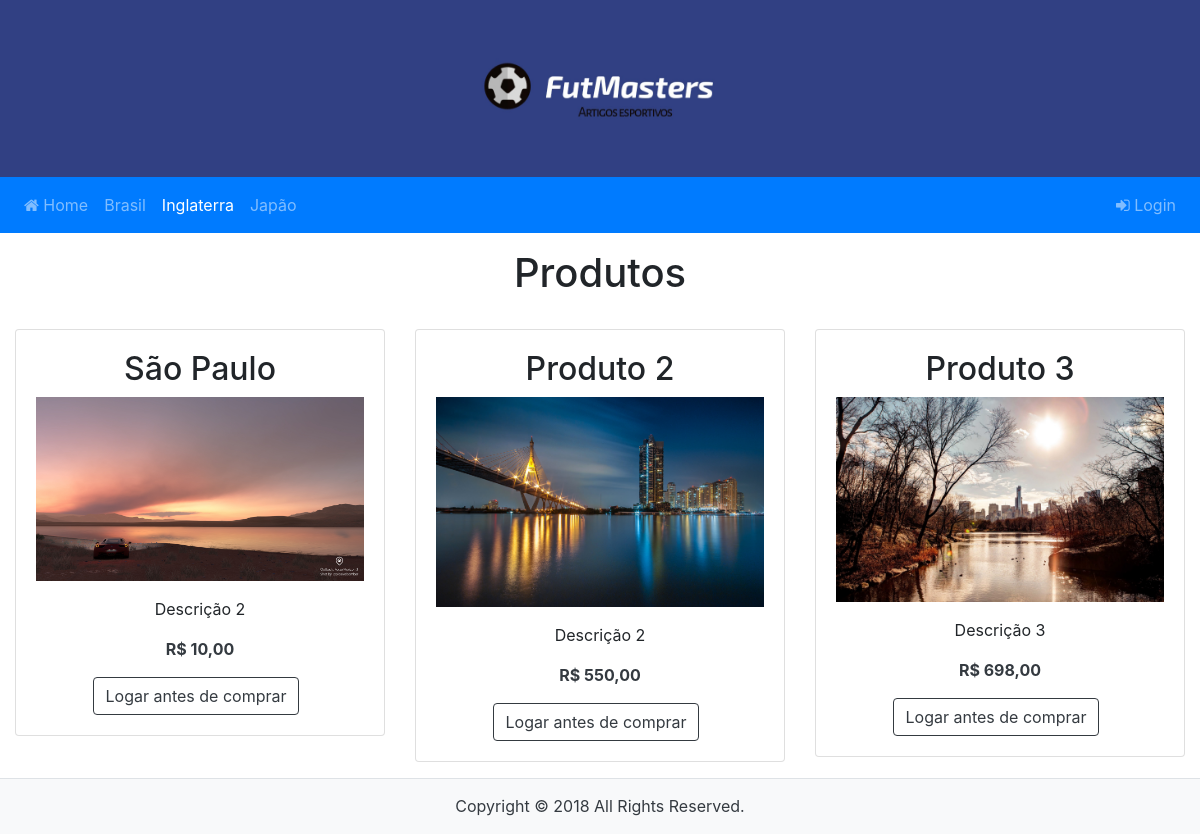
Page /Paginas/categorias_detalhes.php?id=2 on the committed database.
### tables this page shows
CREATE TABLE `categorias` (
  `id` int(11) NOT NULL AUTO_INCREMENT,
  `nome` varchar(255) DEFAULT NULL,
  `status` int(11) DEFAULT NULL,
  PRIMARY KEY (`id`)
);

CREATE TABLE `produtos` (
  `id` int(11) NOT NULL AUTO_INCREMENT,
  `sub_categoria_id` int(11) DEFAULT NULL,
  `nome` varchar(255) DEFAULT NULL,
  `descricao` varchar(255) DEFAULT NULL,
  `preco` float DEFAULT NULL,
  `quantidade` int(11) DEFAULT NULL,
  `foto` varchar(255) DEFAULT NULL,
  `status` int(11) DEFAULT NULL,
  `oferta` int(1) DEFAULT '0',
  PRIMARY KEY (`id`),
  KEY `fk_produto_sub_categoria` (`sub_categoria_id`),
  CONSTRAINT `fk_produto_sub_categoria` FOREIGN KEY (`sub_categoria_id`) REFERENCES `sub_categorias` (`id`)
);

### DAO/Banco.php (called while the page is built, shortened)
<?php
class Banco
{
    private $conn;
    function __construct($host = "localhost", $user = "root", $senha = "q1w2e3r4", $banco = "lojauninove")
    {
        $this->host = $host;
        $this->user = $user;
        $this->senha = $senha;
        $this->banco = $banco;
        $this->conn = new mysqli($this->host, $this->user, $this->senha, $this->banco);
    }
    public function getConn()
    {
        return $this->conn;
    }
}

### Controller/PageController.php (called while the page is built, shortened)
<?php
class PageController
{
    private $dao;
    function __construct()
    {
        $this->dao = new CategoriaDAO();
        $this->pro_dao = new ProdutoDAO();
    }
    public function index(){
        return [
            "categorias" => $this->dao->getCategorias()
        ];
    }
    public function categorias_detalhes($sub_categoria_id){
        return $this->pro_dao->getProdutosByCategoria($sub_categoria_id);
    }
}

### DAO/CategoriaDAO.php (called while the page is built, shortened)
<?php
class CategoriaDAO extends Banco
{
    public function getCategoria($id){
        $query = "SELECT id, nome, status FROM categorias WHERE id = ".$id;
        $stmt = $this->getConn()->prepare($query);
        $stmt->execute();
        $stmt->bind_result($id, $nome, $status);
        while($stmt->fetch()){
            $categoria = new Categoria();
            $categoria->setId($id);
            $categoria->setNome($nome);
            $categoria->setStatus($status);
        }
        return $categoria;
    }
    public function getCategorias(){
        $query = "SELECT id, nome, status FROM categorias";
        $stmt = $this->getConn()->prepare($query);
        $stmt->execute();
        $stmt->bind_result($id, $nome, $status);
        $categorias = [];
        while($stmt->fetch()){
            $categoria = new Categoria();
            $categoria->setId($id);
            $categoria->setNome($nome);
            $categoria->setStatus($status);
            $categorias[] = $categoria;
        }
        return $categorias;
    }
}

### Model/Categoria.php (called while the page is built, shortened)
<?php
class Categoria
{
    private $id;
    private $nome;
    public function getId()
    {
        return $this->id;
    }
    public function setId($id)
    {
        $this->id = $id;
    }
    public function getNome()
    {
        return $this->nome;
    }
    public function setNome($nome)
    {
        $this->nome = $nome;
    }
}

### DAO/ProdutoDAO.php (called while the page is built, shortened)
<?php
class ProdutoDAO extends Banco{
    public function getProdutosByCategoria($categoria_id){
        $query = "SELECT * FROM produtos WHERE sub_categoria_id = ".$categoria_id;
        $stmt = $this->getConn()->prepare($query);
        $stmt->execute();
        $stmt->bind_result($id, $sub_categoria_id, $nome, $descricao, $preco, $quantidade, $foto, $status, $oferta);
        $produtos = [];
        $sub_dao = new SubCategoriaDAO();
        while($stmt->fetch()){
            $produto = new Produto();
            $produto->setId($id);
            $produto->setSubCategoria($sub_dao->getSubCategoria($sub_categoria_id));
            $produto->setNome($nome);
            $produto->setDescricao($descricao);
            $produto->setPreco($preco);
            $produto->setQuantidade($quantidade);
            $produto->setFoto($foto);
            $produto->setStatus($status);
            $produto->setOferta($oferta);
            $produtos[] = $produto;
        }
        return $produtos;
    }
}

### DAO/SubCategoriaDAO.php (called while the page is built, shortened)
<?php
class SubCategoriaDAO extends Banco
{
    public function getSubCategoria($id){
        $cat_dao = new CategoriaDAO();
        $query = "SELECT id, nome, status, categoria_id FROM sub_categorias WHERE id = ".$id;
        $stmt = $this->getConn()->prepare($query);
        $stmt->execute();
        $stmt->bind_result($id, $nome, $status, $categoria_id);
        while($stmt->fetch()){
            $sub_categoria = new SubCategoria();
            $sub_categoria->setId($id);
            $sub_categoria->setNome($nome);
            $sub_categoria->setStatus($status);
            $sub_categoria->setCategoria($cat_dao->getCategoria($categoria_id));
        }
        return $sub_categoria;
    }
}

### Model/Produto.php (called while the page is built, shortened)
<?php
class Produto
{
    private $nome;
    private $descricao;
    private $preco;
    private $foto;
    public function getNome()
    {
        return $this->nome;
    }
    public function setNome($nome)
    {
        $this->nome = $nome;
    }
    public function getDescricao()
    {
        return $this->descricao;
    }
    public function setDescricao($descricao)
    {
        $this->descricao = $descricao;
    }
    public function getPreco($format=null)
    {
        if(empty($format))
            return $this->preco;
        else
            return "R$&nbsp;".number_format($this->preco, 2, ",", ".");
    }
    public function setPreco($preco)
    {
        $this->preco = $preco;
    }
    public function getFoto()
    {
        return $this->foto;
    }
    public function setFoto($foto)
    {
        $this->foto = $foto;
    }
}

### Paginas/categorias_detalhes.php (the view)
<?php
include '../Templates/header.php';
$produtos = $controller->categorias_detalhes($_GET['id']);
?>
<div class="container-fluid">
    <h1 class="text-center my-3">Produtos</h1>
    <div class="row">
        <?php foreach ($produtos as $p):?>
            <div class="col-lg-4 col-md-12">
                <div class="card text-center my-3">
                    <div class="card-body">
                        <h2><?php echo $p->getNome()?></h2>
                        <img class="img-fluid mb-3" src="/Uploads/<?php echo $p->getFoto()?>" alt="<?php echo $p->getNome()?>">
                        <p><?php echo $p->getDescricao()?></p>
                        <p class="text-dark">
                            <strong><?php echo $p->getPreco(1)?></strong>
                        </p>
                        <?php if(isset($_SESSION['usuario'])):?>
                            <a class="btn btn-dark mr-2" href="/Paginas/produto.php?id_produto=<?php echo $p->getId()?>">Ver</a>
                            <a class="btn btn-success" href="/Paginas/carrinho.php?id_produto=<?php echo $p->getId()?>">Comprar</a>
                        <?php else:?>
                            <a class="btn btn-outline-dark mr-2" href="/Paginas/login.php">Logar antes de comprar</a>
                        <?php endif?>
                    </div>
                </div>
            </div>
        <?php endforeach;?>
    </div>
</div>
<?php include '../Templates/footer.php' ?>

### Templates/menu.php (shortened to what this page needs)
<nav class="navbar navbar-expand-lg navbar-dark bg-primary">
    <div class="collapse navbar-collapse" id="navbarSupportedContent">
        <ul class="navbar-nav mr-auto">
            <li class="nav-item <?php echo empty($_GET['id']) ? 'active' : '' ?>">
                <a class="nav-link" href="/Paginas/home.php">
                    <i class="fa fa-home"></i>
                    Home
                </a>
            </li>
            <?php foreach($page['categorias'] as $cat):?>
                <li class="nav-item <?php echo $cat->getId() == @$_GET["id"] ? 'active' : '' ?>">
                    <a class="nav-link" href="/Paginas/categorias.php?id=<?php echo $cat->getId()?>"><?php echo $cat->getNome()?></a>
                </li>
            <?php endforeach;?>
        </ul>
        <ul class="navbar-nav">
            <?php if(!isset($_SESSION['usuario'])):?>
                <li class="nav-item">
                    <a class="nav-link" href="/Paginas/login.php">
                        <i class="fa fa-sign-in"></i>
                        Login
                    </a>
                </li>
            <?php endif?>
        </ul>
    </div>
</nav>

### Templates/css/style.css (style rules this page uses)
html,body { width: 100%; height: 100%; float: left; }

### rows in the picture
categorias: nome "Brasil"
categorias: nome "Inglaterra"
categorias: nome "Japão"
produtos: nome "São Paulo", foto (picture), descricao "Descrição 2", preco "R$ 10,00"
produtos: nome "Produto 2", foto (picture), descricao "Descrição 2", preco "R$ 550,00"
produtos: nome "Produto 3", foto (picture), descricao "Descrição 3", preco "R$ 698,00"
